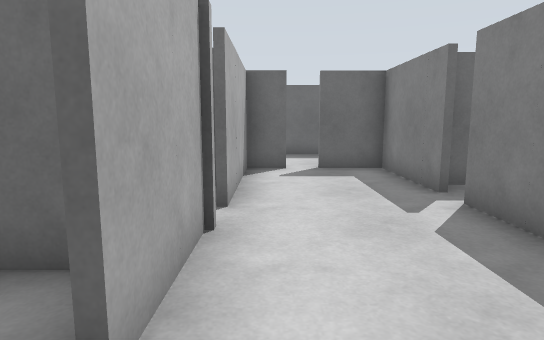
[1] (above)

16 first-person views from a walk through a Gazebo world. The camera is 1.2 m above the floor, tilts 8° down and sees 75° across. The floor is counted in squares, 1 m on a side. Each view is taken from the middle of a square. On the plan, view 1 faces up. The plan holds only what a view shows up to about 14 squares ahead; the rest is blank.

[2]
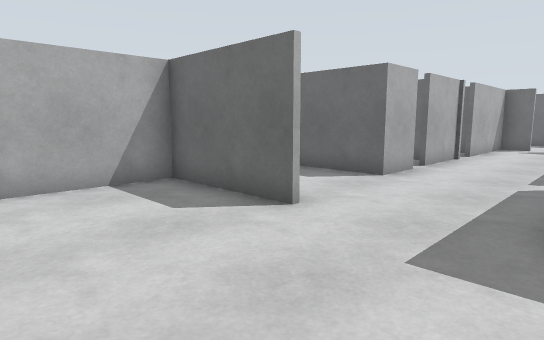

[3]
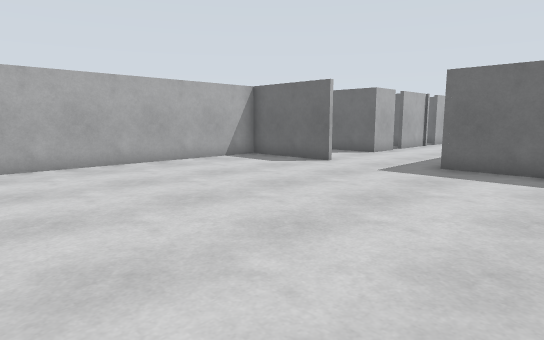

[4]
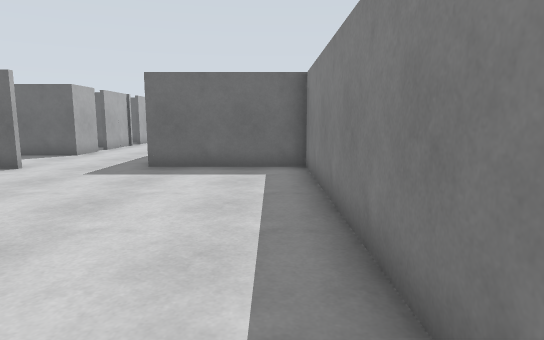

[5]
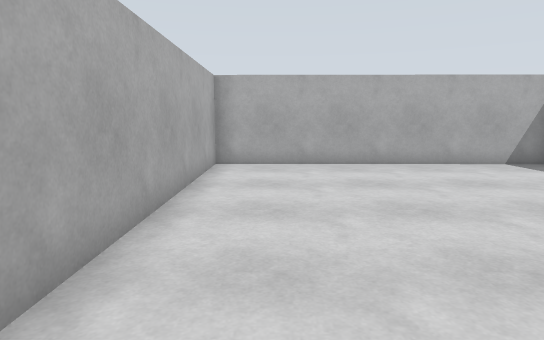

[6]
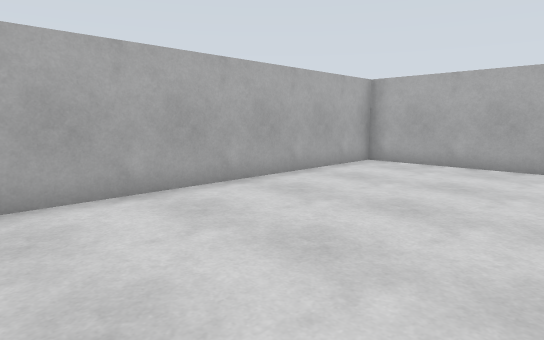

[7]
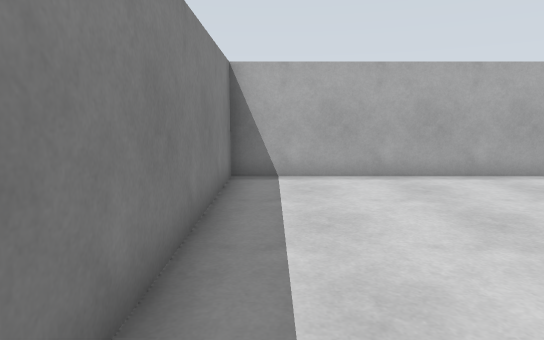

[8]
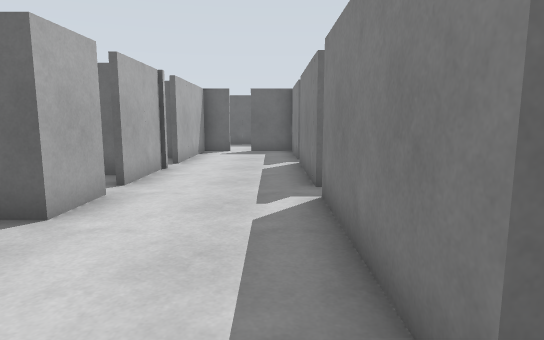

[9]
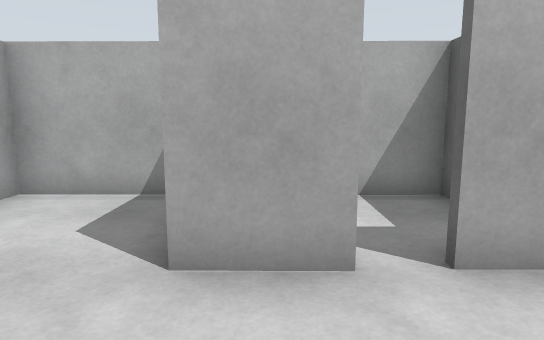

[10]
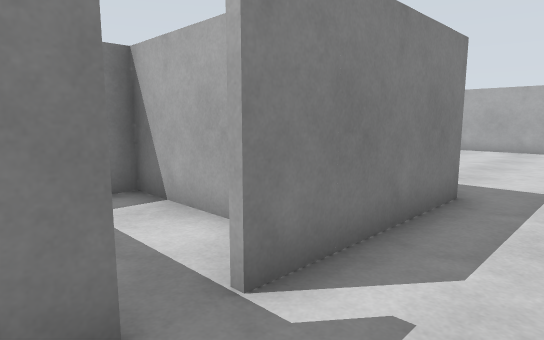

[11]
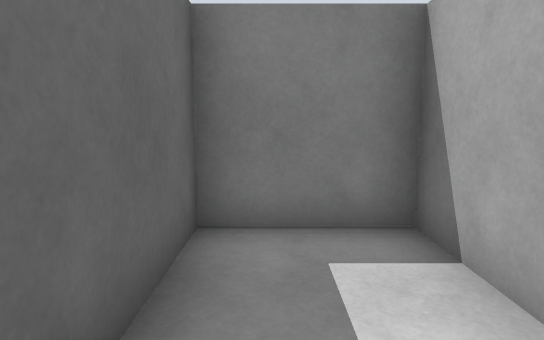

[12]
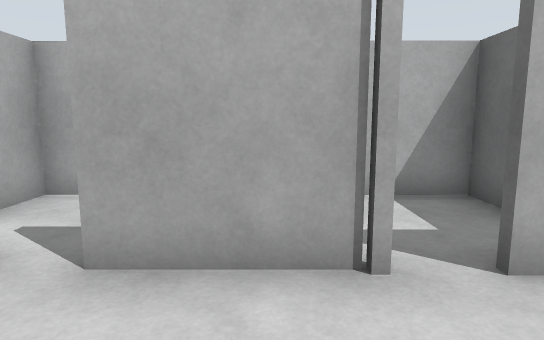

[13]
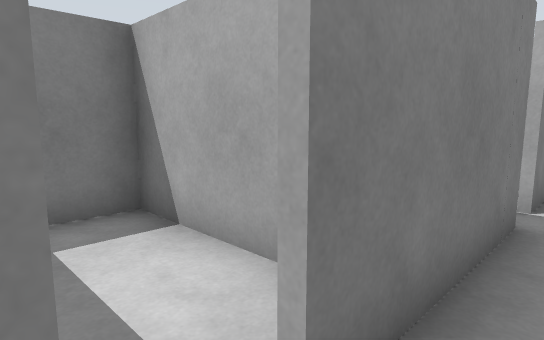

[14]
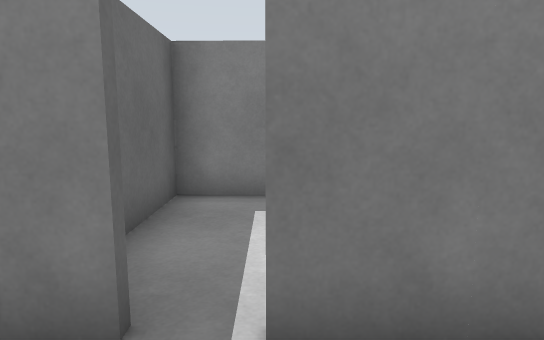

[15]
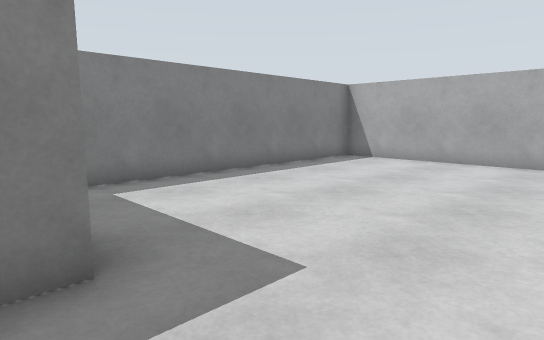

[16]
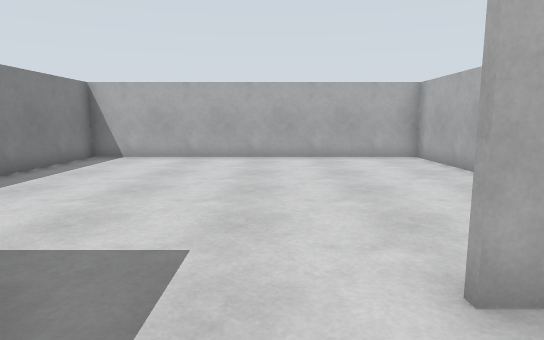

### Floor plan
Ten units are one square. View 1 is at (0, 0); x grows to the right and y downward. Boxes are objects, and circles mark ways between rooms. Rooms are numbered by the first view taken in them; rooms with no view inside come last. Other rooms are left out.
<svg viewBox="-42 -95 116 236">
<path fill="none" stroke="#000" d="M-2 43 -37 43 -37 136 69 136 69 39 28 39 28 -5M-7 41 -2 41M-37 16 -37 41 -32 41M-7 -8 -7 8 -31 8M28 -12 28 -51M-7 -40 -7 -14M28 -57 28 -89 11 -89M4 -89 -7 -89 -7 -48M-14 -27 -36 -27 -36 -14M-36 1 -37 6 -26 6M30 6 69 6 69 -18 40 -18M-9 -62 -36 -62 -36 -45M40 -39 66 -39 66 -65 32 -65"/>
<circle cx="-10" cy="-10" r="3" fill="#2a7"/>
<circle cx="30" cy="-10" r="3" fill="#2a7"/>
<circle cx="-10" cy="-45" r="3" fill="#2a7"/>
<circle cx="30" cy="-50" r="3" fill="#2a7"/>
<text x="10" y="50">1</text>
<text x="-20" y="-10">2</text>
<text x="50" y="-10">3</text>
<text x="-20" y="-50">4</text>
<text x="40" y="-50">5</text>
</svg>
Room 1 opens to room 2. Room 1 opens to room 3. Room 1 opens to room 4. Room 1 opens to room 5.

Where each view was taken, in squares from view 1:
view 1: 0 up, 0 right, facing up
view 2: 8 down, 3 right, facing up-left
view 3: 13 down, 6 right, facing up-left
view 4: 13 down, 6 right, facing up
view 5: 12 down, 6 right, facing left
view 6: 8 down, 6 right, facing down-left
view 7: 6 down, 6 right, facing down
view 8: 5 down, 2 right, facing up
view 9: 0 up, 2 right, facing left
view 10: 2 up, 1 right, facing down-right
view 11: 1 up, 3 right, facing right
view 12: 3 up, 2 right, facing left
view 13: 6 up, 2 right, facing down-right
view 14: 5 up, 1 right, facing right
view 15: 3 down, 0 right, facing down-right
view 16: 2 down, 1 right, facing down
